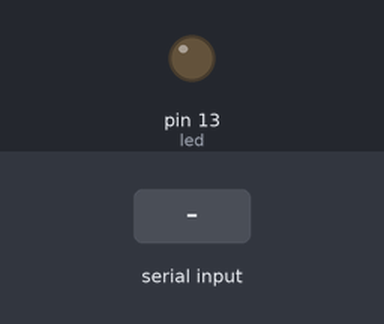
A sketch run on a simulated Arduino Uno, built with avr-gcc and run on an emulated ATmega328P. Parts: output pins drawn as LEDs (lit = HIGH). The test bench sets the inputs (shaded band).

Above: at 1.2 s.
1.3 s: "90,45\n" received over Serial
At 2.6 s:
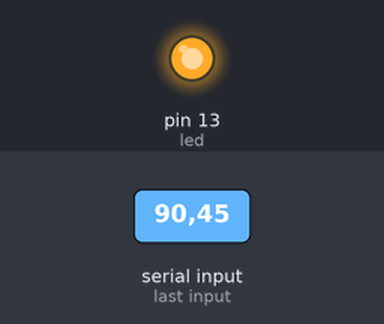
Timing chart, 0 to 4.3 s (numbered marks = the images above; inputs shaded):
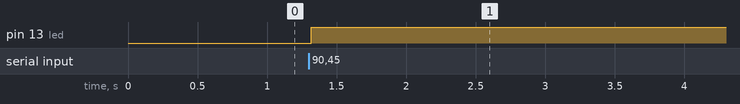

The sketch:

P5_ControladorLed.ino
```cpp
int led = 13;

void setup() {
  // put your setup code here, to run once:
  pinMode(led,OUTPUT);
  Serial.begin(9600);
  Serial.setTimeout(10);
  // buffer antes de tomar el valor en serial monitor
  // el Timeout por default es de 1000 milisegundo (1 segundo)
  // .setTimeout(10) cambiamos a 10 milisegundos
}

void loop() {
  // put your main code here, to run repeatedly:
  if(Serial.available()>0){
    // cuantos bytes tiene disponibles el serial (64)
    // si no hay bytes entonces no se realiza el codigo
    int v = Serial.readString().toInt();
    // .readString() leera todos los bytes que se lea posible antes de que sea por defecto
    // .toInt() convertir a entero
    digitalWrite(led,v); // valor ingresado en Serial Monitor controla led 0 = OFF , 1 = ON
  }
}
```

Measured:
- after the input at 1.3 s, pin 13 (led): LOW → HIGH at once
